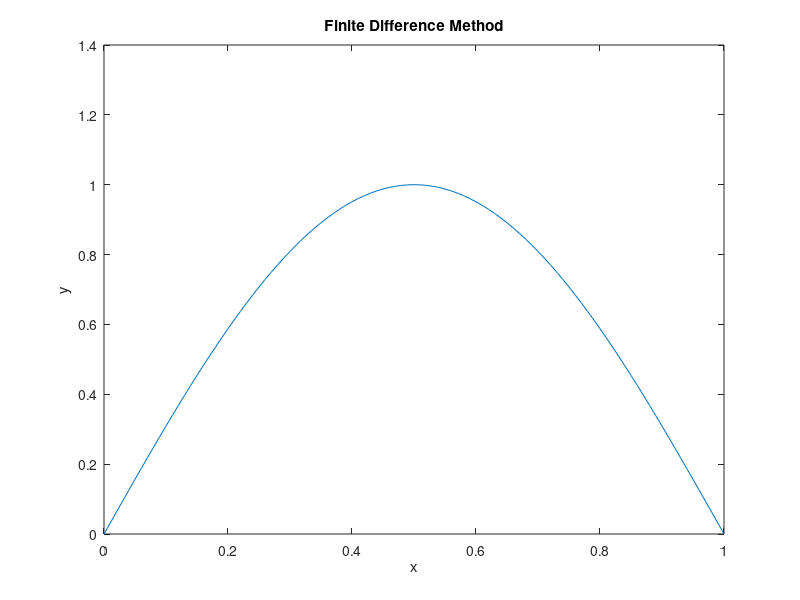

MATLAB code to generate this figure:
% if you do not have enough theoretical knowledge on this subject,
% you can watch these videos
% [ENG]https://youtu.be/0gsJ3qPtP3s?si=ADSOK59eqgu5nvRY
N = 100;
h = 1/N;
x = linspace(0,1,N+1);
A = diag(2*ones(N-1,1)) + diag(-1*ones(N-2,1),1) + diag(-1*ones(N-2,1),-1);
A = A / h^2;
f = pi^2 * sin(pi * x(2:end-1))';
y = A \ f;
y = [0; y; 0];
plot(x, y)
xlabel('x')
ylabel('y')
title('Finite Difference Method')
